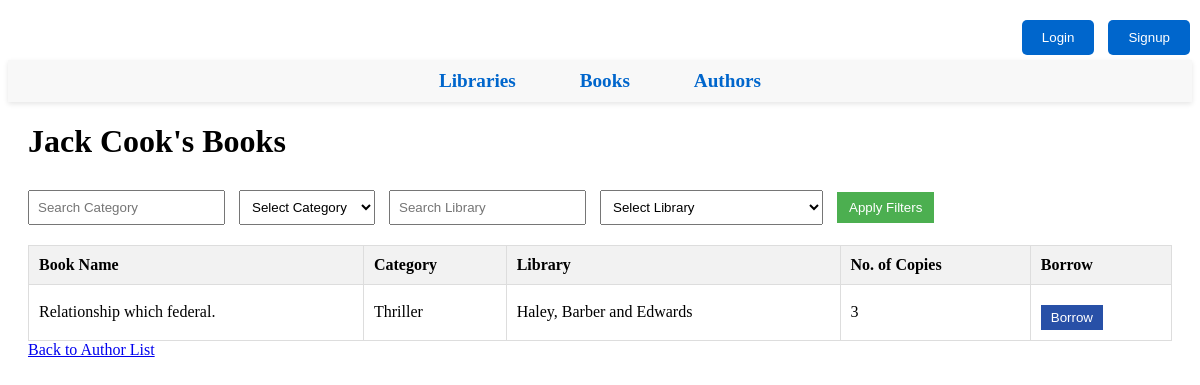
Page /authors/28/ on the earlier database version.
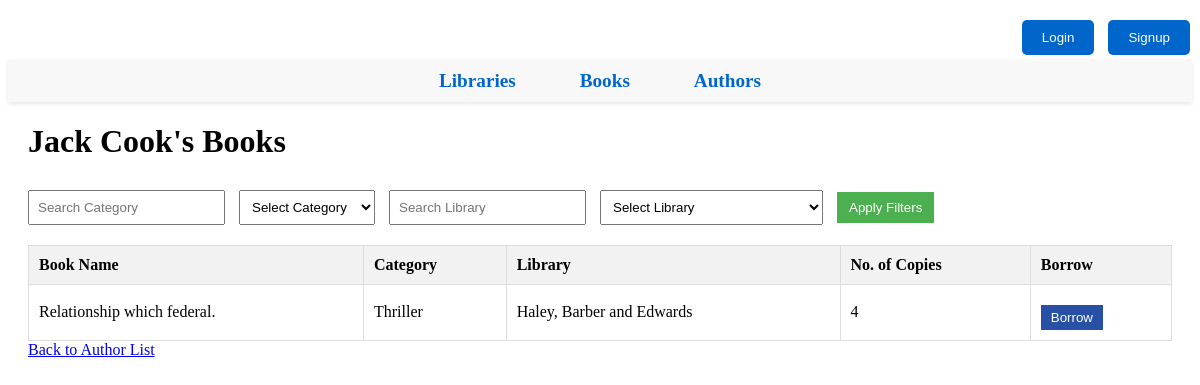
Same page on the later database version.
### books/models.py (models this page shows, shortened)
class Book(models.Model):
    book_name = models.CharField(max_length=255)
    author = models.ForeignKey('authors.Author', on_delete=models.CASCADE, related_name='books')
    category = models.ForeignKey('Category', on_delete=models.CASCADE, related_name='books')
    library = models.ForeignKey('library.Library', on_delete=models.CASCADE, related_name='books')
    copies = models.PositiveIntegerField(default=0)

class Category(models.Model):
    category_name = models.CharField(max_length=255, unique=True)

### library/models.py (models this page shows, shortened)
class Library(models.Model):
    library_name = models.CharField(max_length=255, unique=True)
    address = models.TextField()
    latitude = models.FloatField()
    longitude = models.FloatField()

### authors/views.py (the view)
# urls.py: path('<int:author_id>/', views.author_detail, name='author_detail'),
def author_detail(request, author_id):
    author = get_object_or_404(Author, pk=author_id)
    categories = Category.objects.all()
    libraries = Library.objects.all()
    books = author.books.all()
    category_filter = request.GET.get('category')
    library_filter = request.GET.get('library')
    if category_filter:
        books = books.filter(category_id=category_filter)
    if library_filter:
        books = books.filter(library_id=library_filter)
    borrowed_books = {}
    if request.user.is_authenticated:
        user_borrowed_books = Borrow.objects.filter(user=request.user)
        for borrow in user_borrowed_books:
            borrowed_books[borrow.book.id] = True
    return render(request, 'author_detail.html', {
        'author': author,
        'books': books,
        'categories': categories,
        'libraries': libraries,
        'category_filter': category_filter,
        'library_filter': library_filter,
        'user': request.user,
        'borrowed_books': borrowed_books,
    })

### authors/templates/author_detail.html (shortened to what this page needs)
{% extends 'base.html' %}
{% block content %}
{% load a_custom_filters %}
    <h1>{{ author.author_name }}'s Books</h1>
    <div class="filter-form">
        <form method="GET" action="{% url 'author_detail' author.id %}">
            <input type="text" name="category_name" placeholder="Search Category" value="{{ request.GET.category_name }}">
            <select name="category">
                <option value="">Select Category</option>
            </select>
            <input type="text" name="library_name" placeholder="Search Library" value="{{ request.GET.library_name }}">
            <select name="library">
                <option value="">Select Library</option>
            </select>
            <button type="submit">Apply Filters</button>
        </form>
    </div>
    <table>
        <thead>
            <tr>
                <th>Book Name</th>
                <th>Category</th>
                <th>Library</th>
                <th>No. of Copies</th>
                <th>Borrow</th>
            </tr>
        </thead>
        <tbody>
            {% for book in books %}
                <tr>
                    <td>{{ book.book_name }}</td>
                    <td>{{ book.category.category_name }}</td>
                    <td>{{ book.library.library_name }}</td>
                    <td>{{ book.copies }}</td>
                    <td>
                        {% if user.is_authenticated %}
                            {% if book.copies > 0 %}
                                {% if borrowed_books|get_item:book.id %}
                                    <strong>Already borrowed</strong>
                                {% else %}
                                    <form method="POST" action="{% url 'borrow_book' book.id %}" onsubmit="return validateForm(event, {{ book.id }})">
                                        {% csrf_token %}
                                        <label for="start_date_{{ book.id }}">Start Date</label>
                                        <input type="date" name="start_date" id="start_date_{{ book.id }}"
                                            min="{{ today }}" onchange="updateReturnDateMin({{ book.id }})" required>
                                        <br><br>
                                        <label for="return_date_{{ book.id }}">Return Date</label>
                                        <input type="date" name="return_date" id="return_date_{{ book.id }}"
                                            min="{{ today }}" max="{{ max_return_date }}" required>
                                        <br><br>
                                        <button type="submit" class="borrow-btn">Borrow</button>
                                    </form>
                                {% endif %}
                            {% else %}
                                <a href="{% url 'notify_when_available' book.id %}">Notify me when available</a>
                            {% endif %}
                        {% else %}
                            <button class="borrow-btn" onclick="showLoginPrompt()">Borrow</button>
                        {% endif %}
                    </td>
                </tr>
            {% endfor %}
        </tbody>
    </table>
    <a href="{% url 'authors' %}" class="back-link">Back to Author List</a>
{% endblock %}

Differences in the rows shown:
changed Book "Relationship which federal.": copies "3" → "4"
